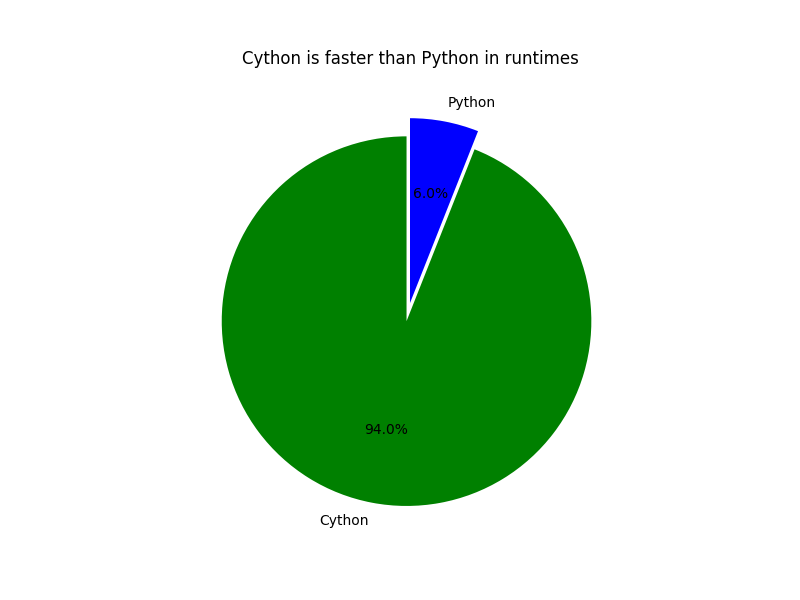
#> input picture references/CythonPythonRuntime.png, 800 x 600 px
$ python -i draw_image_formatter.py   (imports and definitions only)
#> lines starting #> are read from the running program, lines starting #| are printed output that depends on the picture
# Library
from PIL import Image, ImageDraw


# Crop center image
def crop_center(image, size=(400, 400)):
    width, height = image.size
    target_width, target_height = size

    # Determining this Center Image
    left = (width - min(width, height)) // 2
    top = (height - min(width, height)) // 2
    right = left + min(width, height)
    bottom = top + min(width, height)

    # Cropping center image
    image = image.crop((left, top, right, bottom))

    # Resize
    image = image.resize(size, Image.LANCZOS)
    return image

# Making the image circle
def make_circle(image, size=(400, 400)):
    # Crop center and resize
    img = crop_center(image, size).convert("RGBA")
    mask = Image.new("L", size, 0)
    draw = ImageDraw.Draw(mask)
    draw.ellipse((0, 0, size[0], size[1]), fill=255)

    # Make circle image
    result = Image.new("RGBA", size, (0, 0, 0, 0))
    result.paste(img, (0, 0), mask)
    return result

# Display the Score of Credit Card
def option_circle_score_credit_card(score_credit):
    # Display the circle plot
    options = {
        "series": [
            {
                "type": "gauge",
                "startAngle": 90,
                "endAngle": -270,
                "pointer": {"show": False},  # Ẩn kim đồng hồ
                "progress": {
                    "show": True,
                    "overlap": False,
                    "roundCap": True,
                    "clip": False
                },
                "axisLine": {
                    "lineStyle": {
                        "width": 10,
                        "color": [[1, "#FF4081"]]  # Màu hồng đậm
                    }
                },
                "axisTick": {"show": False},
                "splitLine": {"show": False},
                "axisLabel": {"show": False},
                "detail": {
                    "valueAnimation": True,
                    "formatter": "{value}",
                    "color": "#FFD700",  # Màu vàng
                    "fontSize": 40,
                    "fontWeight": "bold",
                    "offsetCenter": [0, "0%"]  # Căn giữa theo cả trục X và Y
                },
                "data": [{"value": score_credit}]
            }
        ]
    }
    return options

>>> import cv2
>>> picture = cv2.imread('../references/CythonPythonRuntime.png', cv2.IMREAD_GRAYSCALE)
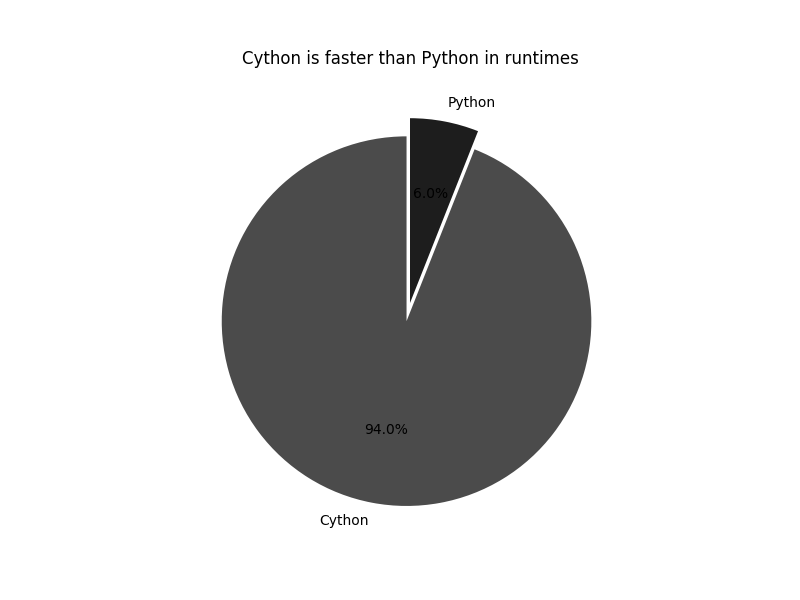
#> picture: shape (600, 800); min 0, max 255, mean 213.4
>>> result = make_circle(picture)
#> (the run stopped early here; a loop or call above may not have finished)
